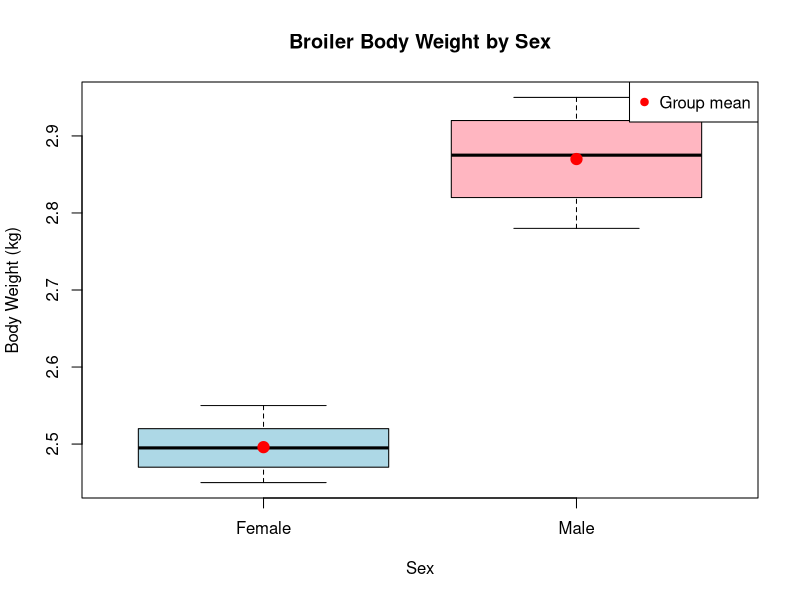

Generate this figure with R:
## ---- chunk 1
#| label: continuous-example
#| message: false

# Data: broiler weight (kg) vs. age (days)
age <- c(21, 28, 35, 42)
weight <- c(0.5, 0.9, 1.4, 1.9)

# Design matrix: first column is intercept, second is predictor
X <- cbind(1, age)
print(X)

# Check dimensions
cat("\nDimensions: n =", nrow(X), "observations, p =", ncol(X), "parameters\n")
## ---- chunk 2
#| label: multiple-continuous

# Example: Predict lamb weaning weight from birth weight and dam age
birth_wt <- c(4.5, 4.0, 4.8, 4.2, 4.6)
dam_age <- c(3, 5, 4, 6, 4)
wean_wt <- c(28, 24, 30, 26, 29)

# Design matrix: intercept, birth weight, dam age
X_mult <- cbind(1, birth_wt, dam_age)
colnames(X_mult) <- c("Intercept", "BirthWt", "DamAge")
print(X_mult)
## ---- chunk 3
#| label: cell-means-example
#| message: false

# Load the pig data
pig_data <- data.frame(
  breed = c("Yorkshire", "Yorkshire", "Landrace", "Landrace", "Duroc", "Duroc"),
  litter_size = c(11, 12, 10, 11, 9, 10)
)

print(pig_data)

# Cell means design matrix: one column per breed
# Yorkshire = column 1, Landrace = column 2, Duroc = column 3
X_cell <- model.matrix(~ breed - 1, data = pig_data)  # -1 removes intercept
print(X_cell)

# Check rank
cat("\nRank of X:", qr(X_cell)$rank, "\n")
cat("Number of parameters:", ncol(X_cell), "\n")
## ---- chunk 4
#| label: effects-model-example

# Effects model design matrix: intercept + group indicators
# R uses reference cell coding by default (first level = 0)
X_effects <- model.matrix(~ breed, data = pig_data)
print(X_effects)

# Check rank
cat("\nRank of X:", qr(X_effects)$rank, "\n")
cat("Number of parameters:", ncol(X_effects), "\n")
## ---- chunk 5
#| label: reference-cell-interpretation

# Compute group means
group_means <- tapply(pig_data$litter_size, pig_data$breed, mean)
print(group_means)

# Interpretation with Duroc as reference (first alphabetically)
cat("\nWith reference cell coding (Duroc as baseline):\n")
cat("μ (intercept) = Duroc mean =", group_means["Duroc"], "\n")
cat("α_Landrace = Landrace - Duroc =", group_means["Landrace"] - group_means["Duroc"], "\n")
cat("α_Yorkshire = Yorkshire - Duroc =", group_means["Yorkshire"] - group_means["Duroc"], "\n")
## ---- chunk 6
#| label: ancova-example

# Data: egg production (eggs/month) by strain, with body weight covariate
egg_data <- data.frame(
  strain = rep(c("Strain1", "Strain2", "Strain3"), each = 3),
  body_weight = c(1.8, 2.0, 1.9, 1.7, 1.8, 1.9, 2.1, 2.3, 2.2),
  eggs = c(24, 26, 25, 22, 23, 24, 26, 28, 27)
)

# ANCOVA design matrix: strain indicators + centered body weight
egg_data$bw_centered <- egg_data$body_weight - mean(egg_data$body_weight)
X_ancova <- model.matrix(~ strain + bw_centered, data = egg_data)
print(X_ancova)
## ---- chunk 7
#| label: small-example-data

# Read the data
pig_data <- read.csv("data/pig_litter_breeds.csv")
print(pig_data)

# Summary statistics by breed
cat("\nSummary by breed:\n")
by(pig_data$litter_size, pig_data$breed, function(x) {
  cat(sprintf("  n = %d, mean = %.2f, sd = %.2f\n", length(x), mean(x), sd(x)))
})
## ---- chunk 8
#| label: small-example-cell-means

# Construct design matrix manually
n <- nrow(pig_data)
X_cell <- matrix(0, nrow = n, ncol = 3)
X_cell[pig_data$breed == "Duroc", 1] <- 1
X_cell[pig_data$breed == "Landrace", 2] <- 1
X_cell[pig_data$breed == "Yorkshire", 3] <- 1
colnames(X_cell) <- c("Duroc", "Landrace", "Yorkshire")

cat("Cell Means Design Matrix:\n")
print(X_cell)

# Response vector
y <- pig_data$litter_size

# Normal equations: X'X b = X'y
XtX <- t(X_cell) %*% X_cell
Xty <- t(X_cell) %*% y

cat("\nX'X (3×3):\n")
print(XtX)

cat("\nX'y (3×1):\n")
print(Xty)

# Solve for estimates
b_cell <- solve(XtX) %*% Xty
cat("\nParameter estimates:\n")
print(b_cell)

# These are just the group means!
cat("\nVerify these equal group means:\n")
print(tapply(y, pig_data$breed, mean))
## ---- chunk 9
#| label: small-example-effects

# Use R's default reference cell coding
X_effects <- model.matrix(~ breed, data = pig_data)

cat("Effects Model Design Matrix:\n")
print(X_effects)

# Note: Duroc is reference (alphabetically first), so no column for it
# breedLandrace and breedYorkshire are deviations from Duroc

# Solve using lm() for comparison
fit_effects <- lm(litter_size ~ breed, data = pig_data)
cat("\nParameter estimates (reference cell coding):\n")
print(coef(fit_effects))

# Manual calculation
XtX_eff <- t(X_effects) %*% X_effects
Xty_eff <- t(X_effects) %*% y
b_effects <- solve(XtX_eff) %*% Xty_eff

cat("\nManual calculation:\n")
print(b_effects)
## ---- chunk 10
#| label: compare-models

# Cell means model: estimates are group means
cat("Cell Means Model Estimates:\n")
cat("Duroc:", b_cell[1], "\n")
cat("Landrace:", b_cell[2], "\n")
cat("Yorkshire:", b_cell[3], "\n\n")

# Effects model: reconstruct group means
cat("Effects Model - Reconstructed Group Means:\n")
cat("Duroc (reference):", b_effects[1], "\n")
cat("Landrace:", b_effects[1] + b_effects[2], "\n")
cat("Yorkshire:", b_effects[1] + b_effects[3], "\n\n")

# Both give identical fitted values
fitted_cell <- X_cell %*% b_cell
fitted_effects <- X_effects %*% b_effects

cat("Fitted values match:", all.equal(fitted_cell[,1], fitted_effects[,1]), "\n")
## ---- chunk 11
#| label: broiler-data
#| message: false

# Load data
broiler_data <- read.csv("data/broiler_bodyweight_sex.csv")

cat("Data structure:\n")
str(broiler_data)

cat("\nFirst few rows:\n")
head(broiler_data)

# Summary statistics by sex
cat("\nSummary statistics by sex:\n")
by(broiler_data$body_weight_kg, broiler_data$sex, function(x) {
  cat(sprintf("  n = %d, mean = %.3f, sd = %.3f, min = %.3f, max = %.3f\n",
              length(x), mean(x), sd(x), min(x), max(x)))
})
## ---- chunk 12
#| label: broiler-plot
#| fig-width: 6
#| fig-height: 4

# Box plot
boxplot(body_weight_kg ~ sex, data = broiler_data,
        main = "Broiler Body Weight by Sex",
        xlab = "Sex",
        ylab = "Body Weight (kg)",
        col = c("lightblue", "lightpink"))

# Add means
means <- tapply(broiler_data$body_weight_kg, broiler_data$sex, mean)
points(1:2, means, pch = 19, col = "red", cex = 1.5)
legend("topright", legend = "Group mean", pch = 19, col = "red")
## ---- chunk 13
#| label: broiler-cell-means

# Cell means model: estimate mean for each sex
X_cell_broiler <- model.matrix(~ sex - 1, data = broiler_data)
y_broiler <- broiler_data$body_weight_kg

# Solve normal equations
XtX_broiler <- t(X_cell_broiler) %*% X_cell_broiler
Xty_broiler <- t(X_cell_broiler) %*% y_broiler

cat("X'X:\n")
print(XtX_broiler)

cat("\nX'y:\n")
print(Xty_broiler)

b_cell_broiler <- solve(XtX_broiler) %*% Xty_broiler
cat("\nEstimated means (kg):\n")
print(b_cell_broiler)

# Compute residuals and fit statistics
fitted_broiler <- X_cell_broiler %*% b_cell_broiler
residuals_broiler <- y_broiler - fitted_broiler
SSE_broiler <- sum(residuals_broiler^2)
SST_broiler <- sum((y_broiler - mean(y_broiler))^2)
R2_broiler <- 1 - SSE_broiler / SST_broiler

cat("\nModel fit:\n")
cat("SSE =", round(SSE_broiler, 4), "\n")
cat("SST =", round(SST_broiler, 4), "\n")
cat("R² =", round(R2_broiler, 4), "\n")
## ---- chunk 14
#| label: broiler-effects

# Fit using lm() with effects model
fit_broiler <- lm(body_weight_kg ~ sex, data = broiler_data)

cat("Effects model summary:\n")
summary(fit_broiler)

# Compare with manual calculation
X_eff_broiler <- model.matrix(fit_broiler)
b_eff_broiler <- solve(t(X_eff_broiler) %*% X_eff_broiler) %*%
                 t(X_eff_broiler) %*% y_broiler

cat("\nManual calculation of effects model:\n")
print(b_eff_broiler)
## ---- chunk 15
#| label: broiler-verify

# The estimates should match simple group means
group_means_broiler <- tapply(y_broiler, broiler_data$sex, mean)
cat("Group means from data:\n")
print(group_means_broiler)

cat("\nDifference (Male - Female):\n")
print(group_means_broiler["Male"] - group_means_broiler["Female"])

cat("\nThese match our effects model estimates:\n")
cat("Intercept (Female mean):", coef(fit_broiler)[1], "\n")
cat("sexMale (difference):", coef(fit_broiler)[2], "\n")
## ---- chunk 16
#| label: manual-construction

# Example: 2 groups, 4 observations
group <- c("A", "A", "B", "B")
y_vals <- c(5, 7, 3, 4)

# Cell means model: create indicator columns
n <- length(y_vals)
X_manual <- matrix(0, nrow = n, ncol = 2)
X_manual[group == "A", 1] <- 1
X_manual[group == "B", 2] <- 1
colnames(X_manual) <- c("GroupA", "GroupB")

cat("Manually constructed design matrix:\n")
print(X_manual)
## ---- chunk 17
#| label: model-matrix-function

# Create a data frame
example_data <- data.frame(group = group, y = y_vals)

# Cell means model (no intercept)
X_cell_auto <- model.matrix(~ group - 1, data = example_data)
cat("Cell means (~ group - 1):\n")
print(X_cell_auto)

# Effects model (with intercept)
X_effects_auto <- model.matrix(~ group, data = example_data)
cat("\nEffects model (~ group):\n")
print(X_effects_auto)
## ---- chunk 18
#| label: check-design-matrix

# Function to check design matrix properties
check_design <- function(X, name = "X") {
  cat("\n=== Design Matrix Check:", name, "===\n")
  cat("Dimensions:", nrow(X), "×", ncol(X), "\n")
  cat("Rank:", qr(X)$rank, "\n")
  cat("Full rank?", qr(X)$rank == ncol(X), "\n")

  # Check for linear dependencies
  if (qr(X)$rank < ncol(X)) {
    cat("WARNING: Matrix is rank deficient!\n")
    cat("Number of parameters:", ncol(X), "\n")
    cat("Effective rank:", qr(X)$rank, "\n")
  }
}

# Check our broiler design matrices
check_design(X_cell_broiler, "Cell Means (Broiler)")
check_design(model.matrix(fit_broiler), "Effects Model (Broiler)")
